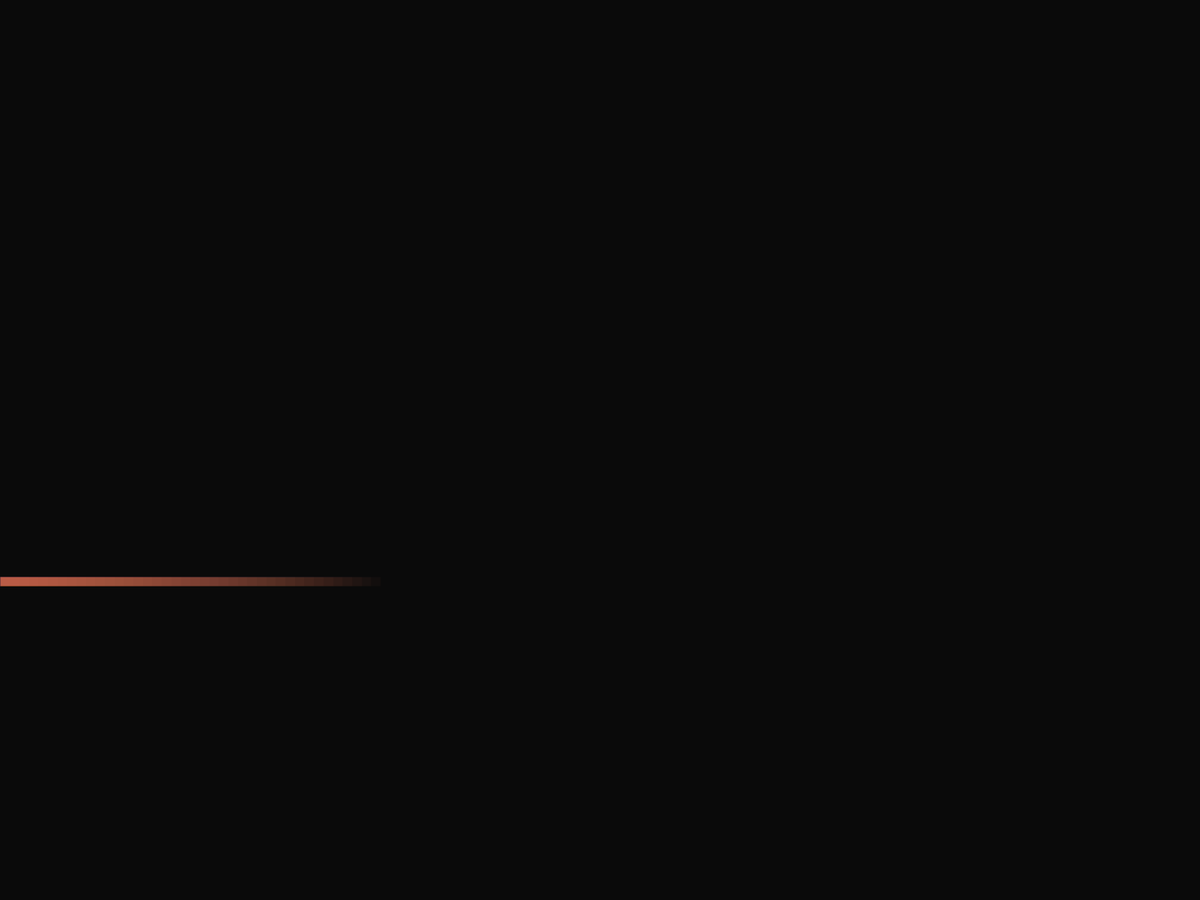
Frame 1 (no input)
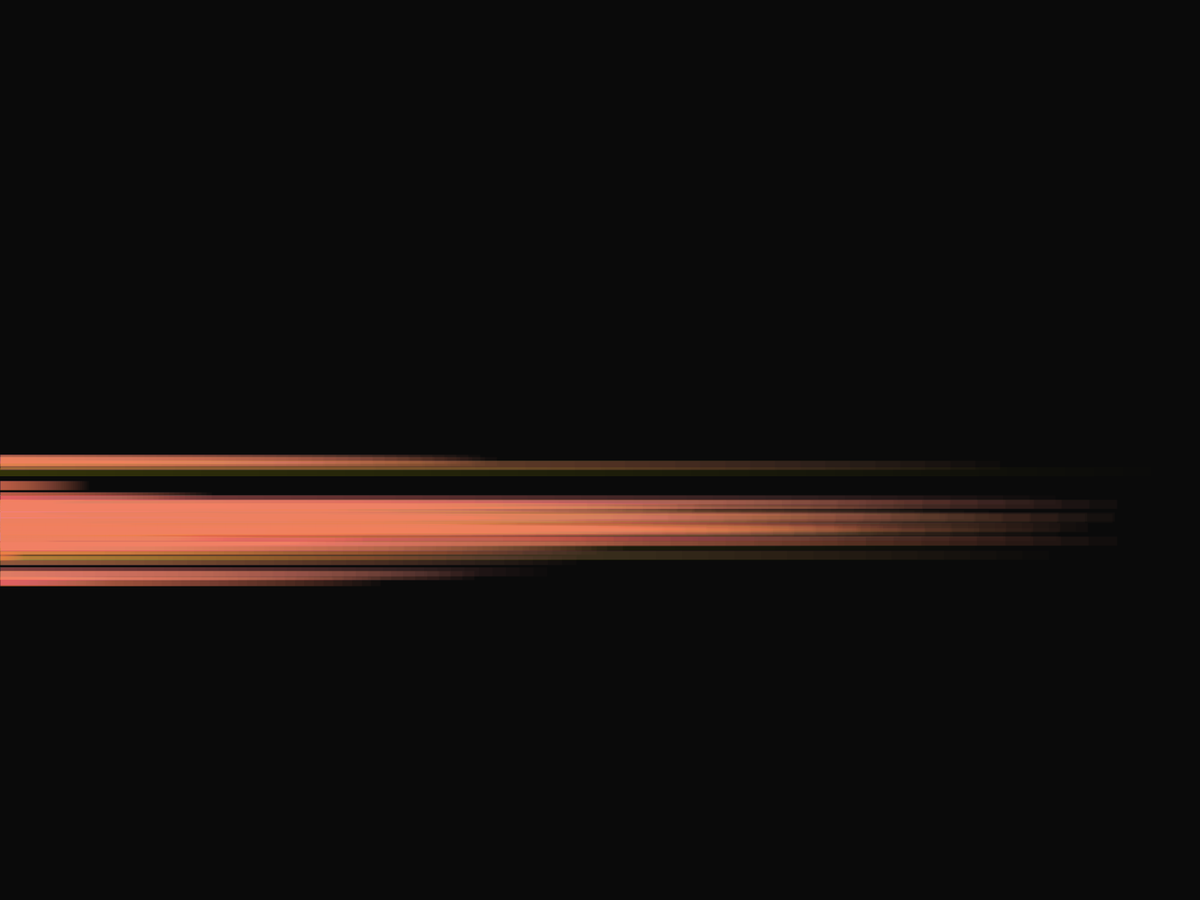
Frame 60 (the mouse pressed at the canvas centre just before this capture)
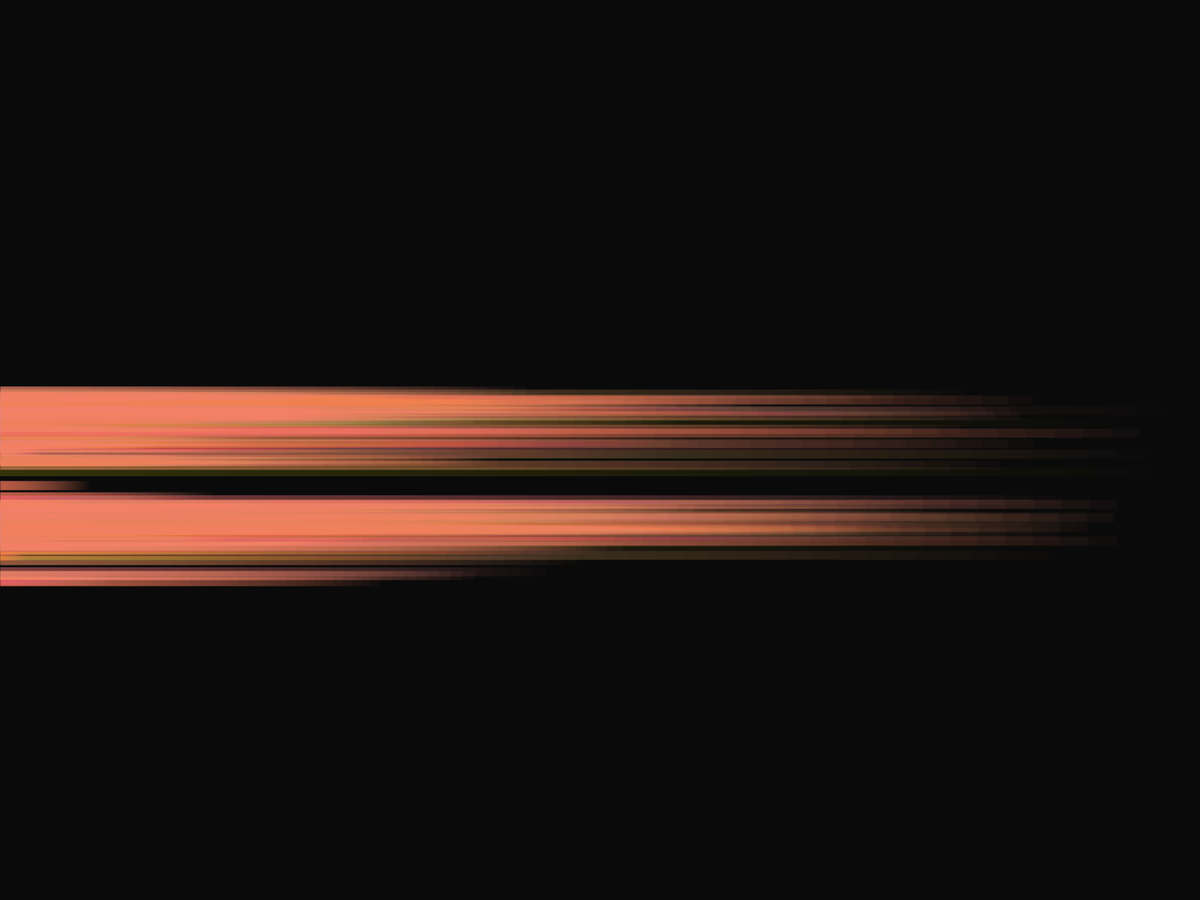
Frame 120 (the mouse held since frame 60 and released just before this capture)

The Processing sketch that drew these frames (run headless with seeded random() and noise(); from frame 60 on, the mouse is pressed at the canvas centre):

// Processing sketch: sunset_paint
// ── sunset_paint.pde
int BG = 10;
boolean sunset = true;
Brush orange, black;
int baset = 5;
int tvar = 5;
int SW = 12;
int sections = 0;

class Brush {
  float x1, y1, x2,y2;
  int r;
  color c;
  int tr;
  color[] colours;
  int cindex;
  int limit;

  Brush(float y1, int r, color[] colours, int l) {
    this.x1 = 0;
    this.limit = l;
    this.y1 = y1;
    this.r = r;
    this.tr = baset + int(random(-tvar, tvar));
    this.colours = colours;
    this.cindex = 0;
    getNextColour();
  }
  
  void getNextColour(){
    c = colours[cindex++%colours.length]; 
  }
  void move(){
    x2 = random(0, width);

    y2 = y1 + random(-r,r);
    if(random(100)>99){
      x1 = width - x1;
      getNextColour();
      delay(2000);
      sections++;
    }
    if(y2 >= height || y2 <= 0){
      y2 = random(0, height);
    }
  }
  
  void paint() {
    tr = baset + int(random(-tvar, tvar));
    stroke(c, tr);
    move();
    drawLine();
    breakTime();
  }
  
  void breakTime() {
    if(sections == limit){
      sunset = !sunset;
      sections = 0;
    }
  }

  
  void drawLine(){

    float n = 40.0;    
    for(int i = 0; i < n; i++){
      line(x1, y1, x1 + ((1+i)*(x2-x1)/n), y1);
    }
    y1 = y2;
  }
  
}

void setup() {
  fullScreen();
  frameRate(20);
  strokeCap(SQUARE);
  background(BG);
  strokeWeight(SW);

  orange = new Brush(random(height), 20, new color[] {#FF8E64, #FF581A,#FF733F,#FFAD8E,#FFD3C3,#FFBC64,#FFE5C3,#FFCE8E}, 30);
  black = new Brush(random(height), 40, new color[] {#000000}, 12);
}

void draw() {
  if(sunset == true) {
    orange.paint();
  } else {
    black.paint();
  }
}
